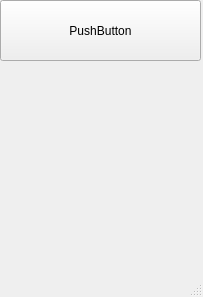
<?xml version="1.0" encoding="UTF-8"?>
<ui version="4.0">
 <class>MainWindow</class>
 <widget class="QMainWindow" name="MainWindow">
  <property name="geometry">
   <rect>
    <x>0</x>
    <y>0</y>
    <width>203</width>
    <height>297</height>
   </rect>
  </property>
  <property name="windowTitle">
   <string>MainWindow</string>
  </property>
  <widget class="QWidget" name="centralwidget">
   <widget class="QPushButton" name="pushButton">
    <property name="geometry">
     <rect>
      <x>0</x>
      <y>0</y>
      <width>201</width>
      <height>61</height>
     </rect>
    </property>
    <property name="text">
     <string>PushButton</string>
    </property>
   </widget>
  </widget>
  <widget class="QMenuBar" name="menubar">
   <property name="geometry">
    <rect>
     <x>0</x>
     <y>0</y>
     <width>203</width>
     <height>21</height>
    </rect>
   </property>
  </widget>
  <widget class="QStatusBar" name="statusbar"/>
 </widget>
 <resources/>
 <connections/>
</ui>
